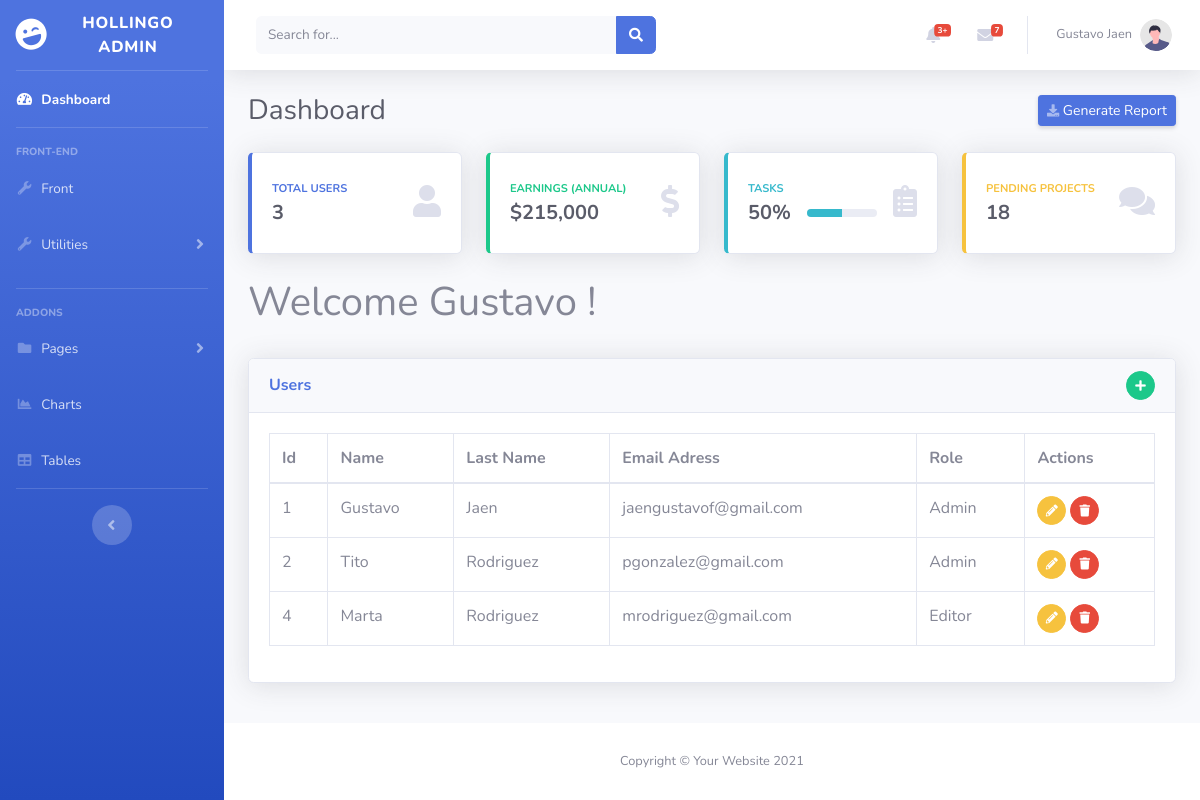
The app's page /admin/index.php (signed in) with its own data.
### tables this page shows
CREATE TABLE `user` (
  `user_id` int(11) NOT NULL,
  `user_name` text DEFAULT NULL,
  `user_lastname` text DEFAULT NULL,
  `user_email` text DEFAULT NULL,
  `user_password` text DEFAULT NULL,
  `user_role` int(11) NOT NULL
);

### admin/users.php (the view, shortened to what this page needs)
<?php
$userQuery = 'SELECT * FROM user';
$queryUser = mysqli_query($conectar, $userQuery);
while ($rowUser = mysqli_fetch_assoc($queryUser)){
    if($rowUser['user_role'] == 1){
        $role = 'Admin';
    }elseif($rowUser['user_role'] == 2){
    $role = 'Editor';
}
        }
?>
<div class="card shadow mb-4">
    <div class="card-header d-flex justify-content-between align-items-center">
        <h6 class="m-0 font-weight-bold text-primary">Users</h6>
        <a href="#collapseCardExample" class="btn btn-success btn-circle btn-sm collapsed" data-toggle="collapse" role="button" aria-expanded="false" aria-controls="collapseCardExample">
            <i class="fas fa-plus"></i>
        </a>
    </div>
    <div class="card-body">
        <div class="table-responsive">
            <table class="table table-bordered" id="dataTable" width="100%" cellspacing="0">
                <thead>
                    <tr>
                        <th>Id</th>
                        <th>Name</th>
                        <th>Last Name</th>
                        <th>Email Adress</th>
                        <th>Role</th>
                        <th>Actions</th>
                    </tr>
                </thead>
                <tbody>
                <?php
                    $userQuery = 'SELECT * FROM user';
                    $queryUser = mysqli_query($conectar, $userQuery);
                    while ($rowUser = mysqli_fetch_assoc($queryUser)){
                        if($rowUser['user_role'] == 1){
                            $role = 'Admin';
                        }else {
                            $role = 'Editor';
                        }
                        echo '<tr>
                        <td>'.$rowUser['user_id'].'</td>
                        <td>'.$rowUser['user_name'].'</td>
                        <td>'.$rowUser['user_lastname'].'</td>
                        <td>'.$rowUser['user_email'].'</td>
                        <td>'.$role.'</td>
                        <td>
                            <button type="button" class="btn btn-warning btn-circle btn-sm" data-toggle="modal" data-target="#modal'.$rowUser['user_id'].'">
                                <i class="fas fa-pencil-alt"></i>
                            </button>
                            <button type="button" class="btn btn-danger btn-circle btn-sm" data-toggle="modal" data-target="#modalDelete'.$rowUser['user_id'].'">
                                <i class="fas fa-trash"></i>
                            </button>
                        </td>
                    </tr>';
                    }
                ?>
                </tbody>
            </table>
        </div>
    </div>
</div>

### records on screen
user: user "1", user_name "Gustavo", user_lastname "Jaen", user_email "jaengustavof@gmail.com", user_role "Admin"
user: user "2", user_name "Tito", user_lastname "Rodriguez", user_email "pgonzalez@gmail.com", user_role "Admin"
user: user "4", user_name "Marta", user_lastname "Rodriguez", user_email "mrodriguez@gmail.com", user_role "Editor"

### other values on screen
$_SESSION['nameUser'] "Gustavo"
$_SESSION['lastUser'] "Jaen"
$rowTotalUsers['total_users'] "3"
